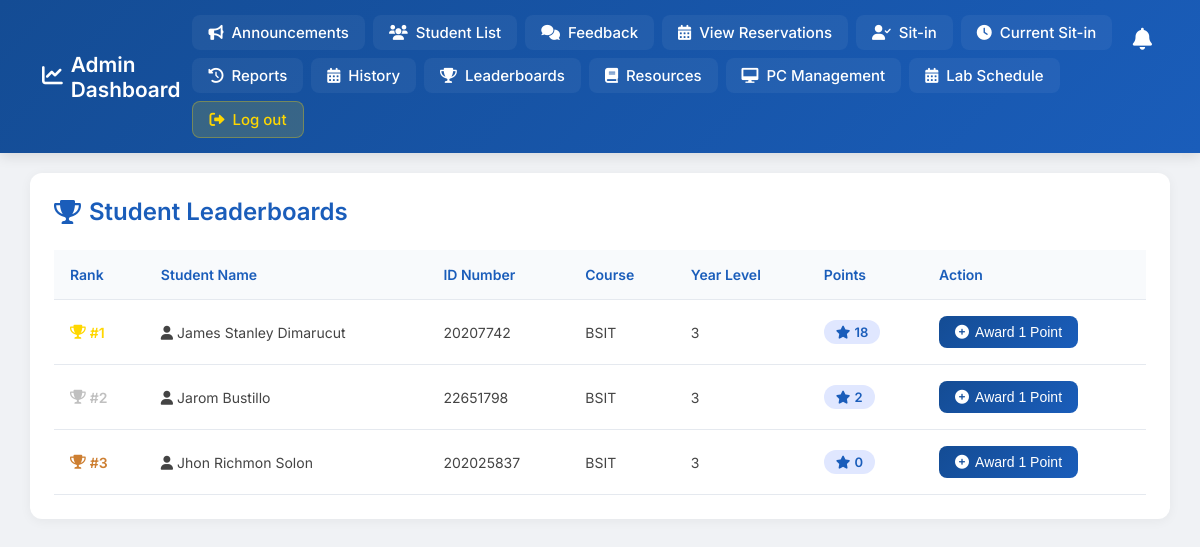
The app's page /leaderboards.php (signed in) with its own data.
### tables this page shows
CREATE TABLE `register` (
  `IDNO` int(20) NOT NULL,
  `LASTNAME` varchar(255) NOT NULL,
  `FIRSTNAME` varchar(255) NOT NULL,
  `MIDNAME` varchar(255) NOT NULL,
  `COURSE` varchar(255) NOT NULL,
  `YEARLEVEL` int(11) NOT NULL,
  `USERNAME` varchar(255) NOT NULL,
  `PASSWORD` varchar(255) NOT NULL,
  `PROFILE_IMG` varchar(255) DEFAULT NULL,
  `remaining_sessions` int(11) DEFAULT 30,
  `points` int(11) DEFAULT 0
);

### leaderboards.php (the view, shortened to what this page needs)
<?php
include("db.php");
$query = "SELECT IDNO, FIRSTNAME, LASTNAME, COURSE, YEARLEVEL, points
          FROM register
          WHERE USERNAME != 'admin'
          ORDER BY points DESC";
$result = mysqli_query($con, $query);
?>
<!DOCTYPE html>
<html lang="en">
<head>
    <link rel="stylesheet" href="https://cdnjs.cloudflare.com/ajax/libs/font-awesome/6.0.0/css/all.min.css">
</head>
<body>
    <div class="navbar">
        <a href="admin_dashboard.php" class="navbar-brand">
            <i class="fas fa-chart-line"></i>
            Admin Dashboard
        </a>
        <div class="notification-bell" onclick="toggleAdminNotifDropdown()">
            <i class="fas fa-bell"></i>
        </div>
        <div class="nav-menu">
            <a href="announcement.php" class="nav-link"><i class="fas fa-bullhorn"></i> Announcements</a>
            <a href="student_list.php" class="nav-link"><i class="fas fa-users"></i> Student List</a>
            <a href="view_feedback.php" class="nav-link"><i class="fas fa-comments"></i> Feedback</a>
            <a href="view_reservations.php" class="nav-link"><i class="fas fa-calendar-alt"></i> View Reservations</a>
            <a href="students.php" class="nav-link"><i class="fas fa-user-check"></i> Sit-in</a>
            <a href="sitin_view.php" class="nav-link"><i class="fas fa-clock"></i> Current Sit-in</a>
            <a href="session_history.php" class="nav-link"><i class="fas fa-history"></i> Reports</a>
            <a href="sitin_history.php" class="nav-link"><i class="fas fa-calendar-alt"></i> History</a>
            <a href="leaderboards.php" class="nav-link"><i class="fas fa-trophy"></i> Leaderboards</a>
            <a href="resources.php" class="nav-link"><i class="fas fa-book"></i> Resources</a>
            <a href="PC_management.php" class="nav-link"><i class="fas fa-desktop"></i> PC Management</a>
            <a href="lab_schedule.php" class="nav-link"><i class="fas fa-calendar-alt"></i> Lab Schedule</a>
            <a href="login.php" class="nav-link logout"><i class="fas fa-sign-out-alt"></i> Log out</a>
        </div>
    </div>
    <div class="main-container">
        <div class="container">
            <div class="card">
                <div class="page-header">
                    <h2><i class="fas fa-trophy"></i> Student Leaderboards</h2>
                </div>
                <div class="table-responsive">
                    <table>
                        <thead>
                            <tr>
                                <th>Rank</th>
                                <th>Student Name</th>
                                <th>ID Number</th>
                                <th>Course</th>
                                <th>Year Level</th>
                                <th>Points</th>
                                <th>Action</th>
                            </tr>
                        </thead>
                        <tbody>
                            <?php
                            $rank = 1;
                            while ($row = mysqli_fetch_assoc($result)):
                            ?>
                                <tr>
                                    <td>
                                        <span class="rank <?php echo $rank <= 3 ? 'rank-' . $rank : ''; ?>">
                                            <?php if ($rank <= 3): ?>
                                                <i class="fas fa-trophy"></i>
                                            <?php endif; ?>
                                            #<?php echo $rank++; ?>
                                        </span>
                                    </td>
                                    <td>
                                        <div class="student-name">
                                            <i class="fas fa-user"></i>
                                            <?php echo htmlspecialchars($row['FIRSTNAME'] . ' ' . $row['LASTNAME']); ?>
                                        </div>
                                    </td>
                                    <td><?php echo htmlspecialchars($row['IDNO']); ?></td>
                                    <td><?php echo htmlspecialchars($row['COURSE']); ?></td>
                                    <td><?php echo htmlspecialchars($row['YEARLEVEL']); ?></td>
                                    <td>
                                        <span class="points-badge">
                                            <i class="fas fa-star"></i>
                                            <?php echo htmlspecialchars($row['points'] ?? 0); ?>
                                        </span>
                                    </td>
                                    <td>
                                        <form method="POST" class="points-form">
                                            <button type="submit" name="update_points" class="btn btn-award">
                                                <i class="fas fa-plus-circle"></i>
                                                Award 1 Point
                                            </button>
                                        </form>
                                    </td>
                                </tr>
                            <?php endwhile; ?>
                        </tbody>
                    </table>
                </div>
            </div>
        </div>
    </div>
</body>
</html>

### leaderboards.php (style rules this page uses)
body { font-family: 'Inter', Arial, sans-serif; margin: 0; padding: 0; background-color: #f0f2f5; }
.navbar { background: linear-gradient(135deg, #144c94 0%, #1a5dba 100%); padding: 15px 30px; display: flex; justify-content: space-between; align-items: center; box-shadow: 0 4px 12px rgba(0,0,0,0.1); position: sticky; top: 0; z-index: 1000; }
.navbar-brand { color: white; text-decoration: none; font-size: 1.3rem; font-weight: 600; display: flex; align-items: center; gap: 8px; padding: 8px 12px; border-radius: 8px; transition: all 0.3s ease; }
.nav-menu { display: flex; align-items: center; gap: 8px; flex-wrap: wrap; }
.nav-link { color: white; text-decoration: none; font-size: 15px; font-weight: 500; transition: all 0.3s ease; padding: 8px 16px; border-radius: 8px; display: flex; align-items: center; gap: 8px; background: rgba(255,255,255,0.05); }
.nav-link.logout { background: rgba(255,217,0,0.15); color: #ffd700; border: 1px solid rgba(255,217,0,0.3); }
.container { width: 95%; max-width: 1400px; margin: 20px auto; }
.card { background: white; padding: 24px; border-radius: 12px; box-shadow: 0 2px 12px rgba(0,0,0,0.05); }
.page-header { display: flex; justify-content: space-between; align-items: center; margin-bottom: 24px; }
.page-header h2 { color: #1a5dba; font-size: 24px; margin: 0; font-weight: 600; display: flex; align-items: center; gap: 8px; }
table { width: 100%; border-collapse: collapse; margin-top: 16px; }
th, td { padding: 16px; text-align: left; border-bottom: 1px solid #e5e9ef; font-size: 14px; }
th { background-color: #f8fafc; color: #1a5dba; font-weight: 600; white-space: nowrap; }
td { color: #444; }
.rank { font-weight: 600; color: #1a5dba; display: inline-flex; align-items: center; gap: 4px; }
.rank-1 { color: #ffd700; }
.rank-2 { color: #c0c0c0; }
.rank-3 { color: #cd7f32; }
.points-badge { background: #e0e7ff; color: #1a5dba; padding: 4px 12px; border-radius: 999px; font-weight: 600; font-size: 13px; display: inline-flex; align-items: center; gap: 4px; }
.points-form { display: flex; align-items: center; gap: 8px; }
.btn { padding: 8px 16px; border: none; border-radius: 8px; font-size: 14px; font-weight: 500; cursor: pointer; transition: all 0.3s ease; display: flex; align-items: center; gap: 6px; }
.btn-award { background: linear-gradient(135deg, #144c94 0%, #1a5dba 100%); color: white; }
.notification-bell { position: absolute; top: 18px; right: 40px; display: inline-block; cursor: pointer; font-size: 22px; color: #fff; transition: color 0.2s; padding: 8px; border-radius: 8px; z-index: 1100; }

### records on screen
register: FIRSTNAME+LASTNAME "James Stanley Dimarucut", IDNO "20207742", COURSE "BSIT", YEARLEVEL "3", points "18"
register: FIRSTNAME+LASTNAME "Jarom Bustillo", IDNO "22651798", COURSE "BSIT", YEARLEVEL "3", points "2"
register: FIRSTNAME+LASTNAME "Jhon Richmon Solon", IDNO "202025837", COURSE "BSIT", YEARLEVEL "3", points "0"
